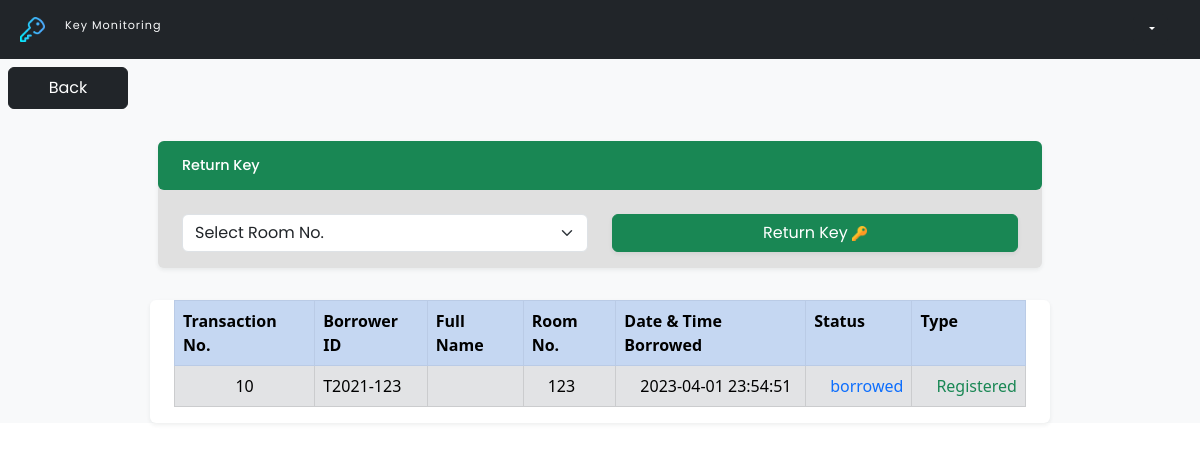
/dashboard/returnkey.php, run on an earlier commit of the app's database.
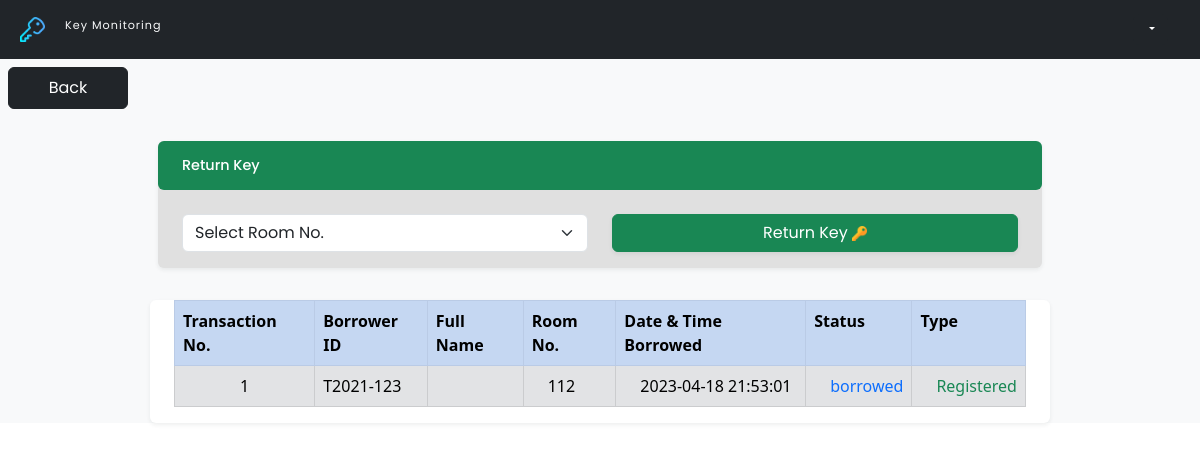
And on a later commit of the database.
### tables this page shows
CREATE TABLE `transaction_tbl` (
  `transaction_no` int NOT NULL,
  `borrowers_id` varchar(20) NOT NULL,
  `room_no` varchar(35) NOT NULL,
  `date_time_barrowed` datetime NOT NULL DEFAULT CURRENT_TIMESTAMP,
  `date_time_returned` datetime DEFAULT NULL,
  `transaction_status` varchar(35) NOT NULL,
  `non_faculty` varchar(10) DEFAULT 'false',
  `fullname` varchar(45) DEFAULT NULL
);

### dashboard/returnkey.php (the view, shortened to what this page needs)
<!DOCTYPE html>
<html lang="en">
<head>
    <link rel="stylesheet" href="../css/fontawesome/css/all.min.css">
    <link rel="stylesheet" href="../css/bootstrap.min.css">
</head>
<body>
    <div class="main w-100 bg-light">
        <nav class="navbar bg-dark" data-bs-theme="dark">
            <div class="container-fluid py-1 ps-1 pe-2">
                <a class="navbar-brand" href="main.php" style="font-family: 'Poppins'; font-size:0.7rem; letter-spacing:1px;">
                <img src="../assets/images/key.png" alt="Logo" width="25" height="25" class="d-inline-block align-text-top mx-3">
                Key Monitoring
                </a>
                <div class="dropdown me-4 ">
                    <button class="btn btn-dark dropdown-toggle" type="button" data-bs-toggle="dropdown" aria-expanded="false" style="font-size: 0.7rem;">
                        <?php
                            require('../connection.php')
                        ?>
                    </button>
                </div>
            </div>
        </nav>
        <a href="../main.php" class="btn btn-dark px-3 py-2 m-2" style="font-family: 'Poppins'; width: 120px;">Back</a>
        <div class="main-return mx-auto my-3 h-100 w-75 bg-light p-2 overflow-y-scroll">
            <div class="borrowform rounded shadow-sm w-100" style="font-family: 'Poppins'; background-color:  #e0e0e0;">
                <h6 class="bg-success rounded ps-4 py-3" style="font-size: 0.9em; color: white;">Return Key</h6>
                <form class="px-4 py-3" method="post">
                        <div class="borrowform row">
                            <div class="col">
                                <select name="roomNo" class="form-select" aria-label="Default select example">
                                    <option value="false" selected>Select Room No.</option>
                                </select>
                            </div>
                            <div class="col">
                                <button type="submit" name="returnSubmit" class="btn btn-success shadow-sm w-100">Return Key <img src="assets/images/key3.png" width="15" height='15'></button>
                            </div>
                        </div>
                </form>
            </div>
        </div>
        <div class="room_table px-4 h-75 w-75 mx-auto bg-white rounded shadow-sm mt-4 overflow-y-scroll">
        <table class="table rounded table-secondary table-striped table-bordered">
            <tr class="table-primary position-sticky top-0">
                <th>Transaction No.</th>
                <th>Borrower ID</th>
                <th>Full Name</th>
                <th>Room No.</th>
                <th>Date & Time Borrowed</th>
                <th>Status</th>
                <th>Type</th>
            </tr>
                <?php
                    $sql = "SELECT * FROM transaction_tbl WHERE transaction_status = 'borrowed'";
                    $result = mysqli_query($conn, $sql);
                    while($res = mysqli_fetch_assoc($result)) {
                        echo "<tr><td class='text-center'>" . $res['transaction_no'] . "</td>";
                        echo "<td>" . $res['borrowers_id'] . "</td>";
                        echo "<td class='ps-5'>" . $res['fullname'] . "</td>";
                        echo "<td class='ps-4'>" . $res['room_no'] . "</td>";
                        echo "<td class='ps-4'>" . $res['date_time_barrowed'] . "</td>";
                        echo "<td class='ps-4 text-primary'>" . $res['transaction_status'] . "</td>";
                        if ($res['non_faculty'] == 'false') {
                            echo "<td class='ps-4 text-success'>Registered</td></tr>";
                        } else if ($res['non_faculty'] == 'true') {
                            echo "<td class='ps-4 text-danger'>Non Registered</td></tr>";
                        }
                    }
                ?>
        </table>
        </div>
    </div>
</body>
</html>

What changed in the data, as far as the page shows it:
removed transaction_tbl: transaction_no "10", borrowers "T2021-123", room_no "123", date_time_barrowed "2023-04-01 23:54:51", transaction_status "borrowed", non_faculty "Registered"
now on this page (row edited): transaction_tbl: transaction_no "1", borrowers "T2021-123", room_no "112", date_time_barrowed "2023-04-18 21:53:01", transaction_status "borrowed", non_faculty "Registered"
